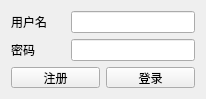
<?xml version="1.0" encoding="UTF-8"?>
<ui version="4.0">
 <class>LoginWidget</class>
 <widget class="QWidget" name="LoginWidget">
  <property name="geometry">
   <rect>
    <x>0</x>
    <y>0</y>
    <width>206</width>
    <height>99</height>
   </rect>
  </property>
  <property name="minimumSize">
   <size>
    <width>206</width>
    <height>99</height>
   </size>
  </property>
  <property name="maximumSize">
   <size>
    <width>206</width>
    <height>99</height>
   </size>
  </property>
  <property name="windowTitle">
   <string>Form</string>
  </property>
  <layout class="QVBoxLayout" name="verticalLayout">
   <item>
    <layout class="QHBoxLayout" name="horizontalLayout_2">
     <item>
      <widget class="QLabel" name="lbUsername">
       <property name="minimumSize">
        <size>
         <width>54</width>
         <height>12</height>
        </size>
       </property>
       <property name="maximumSize">
        <size>
         <width>54</width>
         <height>12</height>
        </size>
       </property>
       <property name="text">
        <string>用户名</string>
       </property>
      </widget>
     </item>
     <item>
      <widget class="QLineEdit" name="leUsername"/>
     </item>
    </layout>
   </item>
   <item>
    <layout class="QHBoxLayout" name="horizontalLayout_3">
     <item>
      <widget class="QLabel" name="lbUserpwd">
       <property name="minimumSize">
        <size>
         <width>54</width>
         <height>0</height>
        </size>
       </property>
       <property name="maximumSize">
        <size>
         <width>54</width>
         <height>12</height>
        </size>
       </property>
       <property name="text">
        <string>密码</string>
       </property>
      </widget>
     </item>
     <item>
      <widget class="QLineEdit" name="leUserpwd">
       <property name="echoMode">
        <enum>QLineEdit::Password</enum>
       </property>
      </widget>
     </item>
    </layout>
   </item>
   <item>
    <layout class="QHBoxLayout" name="horizontalLayout">
     <item>
      <widget class="QPushButton" name="btnRegister">
       <property name="text">
        <string>注册</string>
       </property>
      </widget>
     </item>
     <item>
      <widget class="QPushButton" name="btnLogin">
       <property name="text">
        <string>登录</string>
       </property>
      </widget>
     </item>
    </layout>
   </item>
  </layout>
 </widget>
 <resources/>
 <connections/>
</ui>
